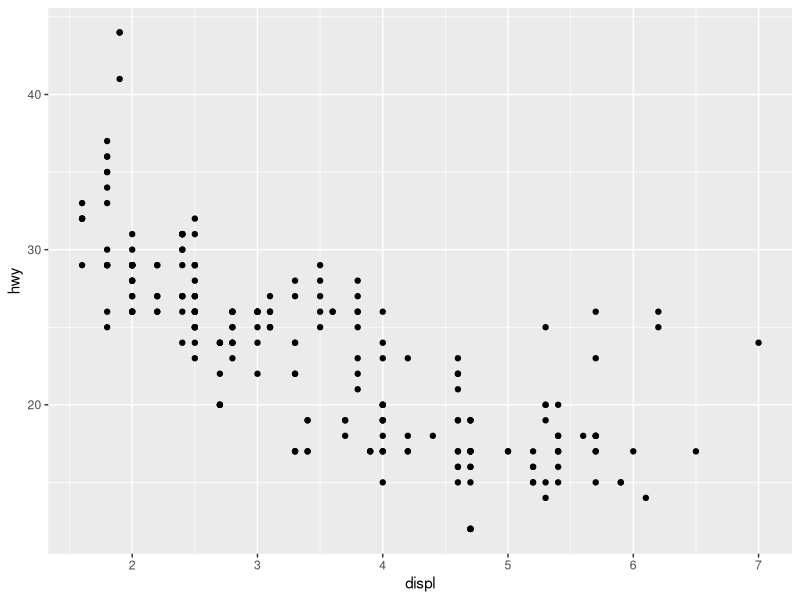
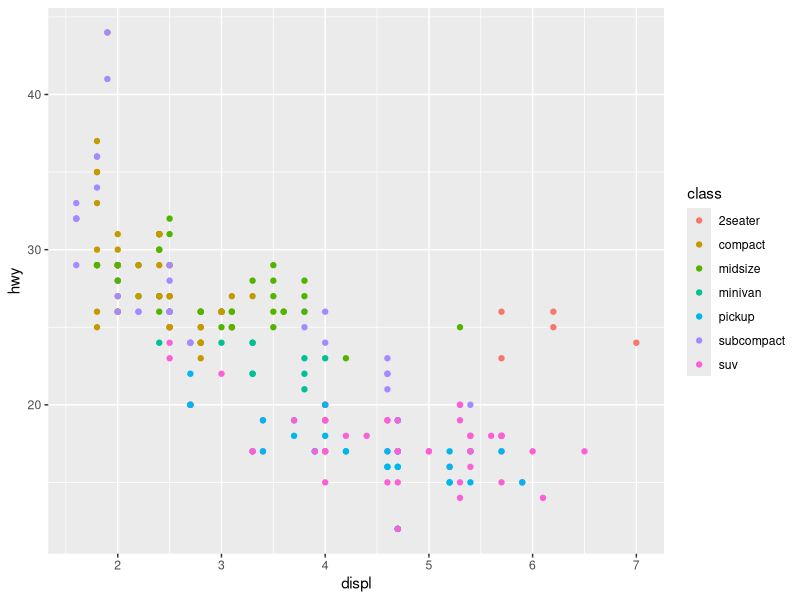
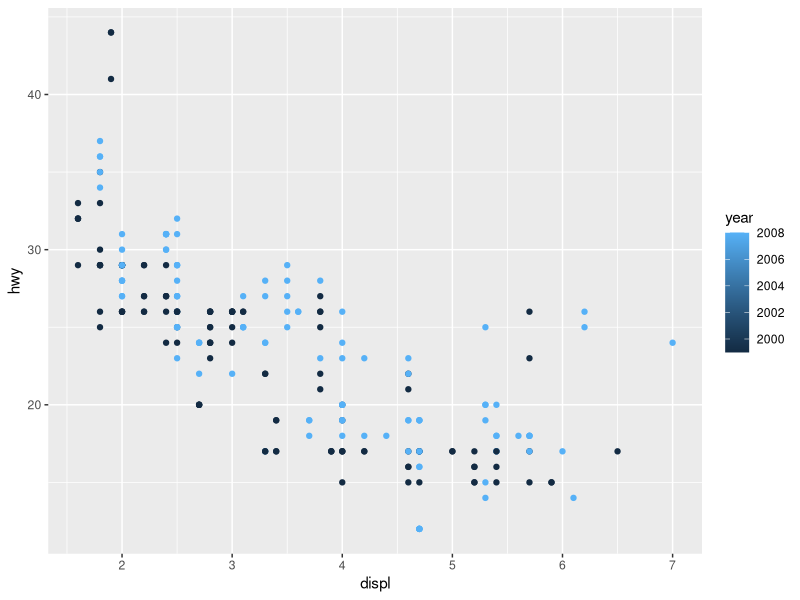
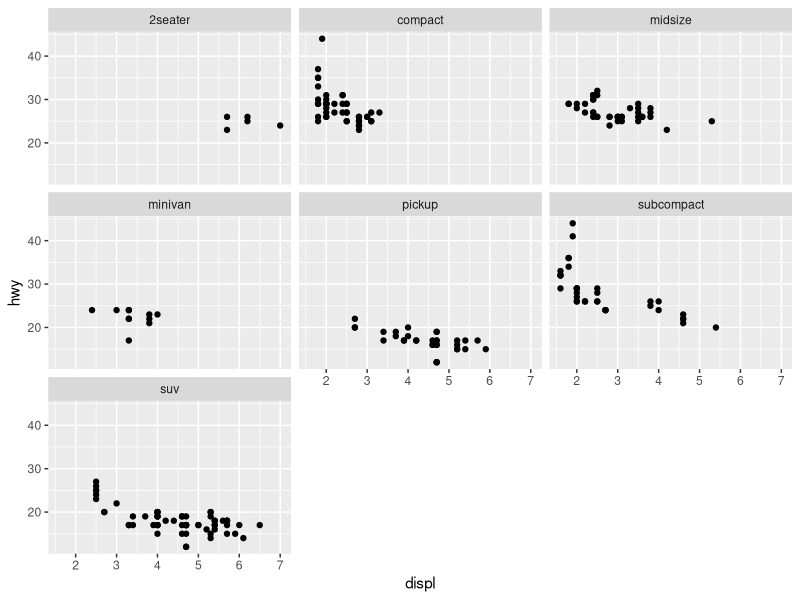
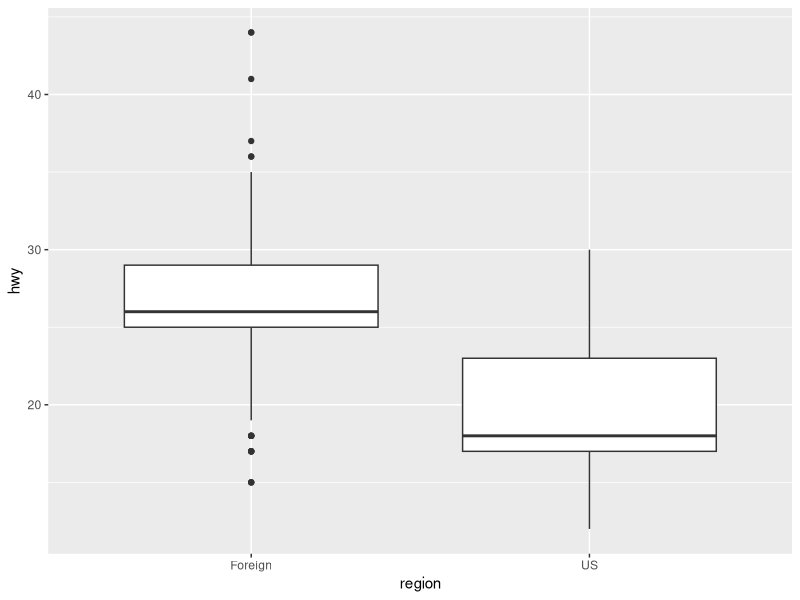

Write the R code that produced these figures, in order.
## ---- chunk 1
library(tidyverse)
## ---- chunk 2
fuel_data <- mpg
## ---- chunk 3
str(fuel_data)
## ---- chunk 4
n_rows <- nrow(fuel_data)
n_cols <- ncol(fuel_data) 
## ---- chunk 5
dim(fuel_data)[2]
## ---- chunk 6
summary(fuel_data)
## ---- chunk 7
fuel_data$hwy2cty <- fuel_data$hwy/fuel_data$cty
## ---- chunk 8
fuel_data <- mutate(fuel_data, hwy2cty = hwy/cty)
## ---- chunk 9
min(fuel_data$hwy2cty)
max(fuel_data$hwy2cty)
## ---- chunk 10
ggplot(data = fuel_data) +
  geom_point(aes(x = displ, y = hwy))
## ---- chunk 11
ggplot(data = fuel_data) +
  geom_point(aes(x = displ, y = hwy, color = class))
## ---- chunk 12
ggplot(data = fuel_data) +
  geom_point(aes(x = displ, y = hwy, color = year))
## ---- chunk 13
ggplot(data = fuel_data) +
  geom_point(aes(x = displ, y = hwy)) +
  facet_wrap(~class)
## ---- chunk 14
us_makes <- c("chevrolet","dodge","ford","jeep",
              "lincoln","mercury","pontiac"
              )
## ---- chunk 15
fuel_data <- mutate(fuel_data, 
                    region = if_else(manufacturer %in% us_makes, "US", "Foreign"))
## ---- chunk 16
ggplot(data = fuel_data) +
  geom_boxplot(aes(x = region, y = hwy))
